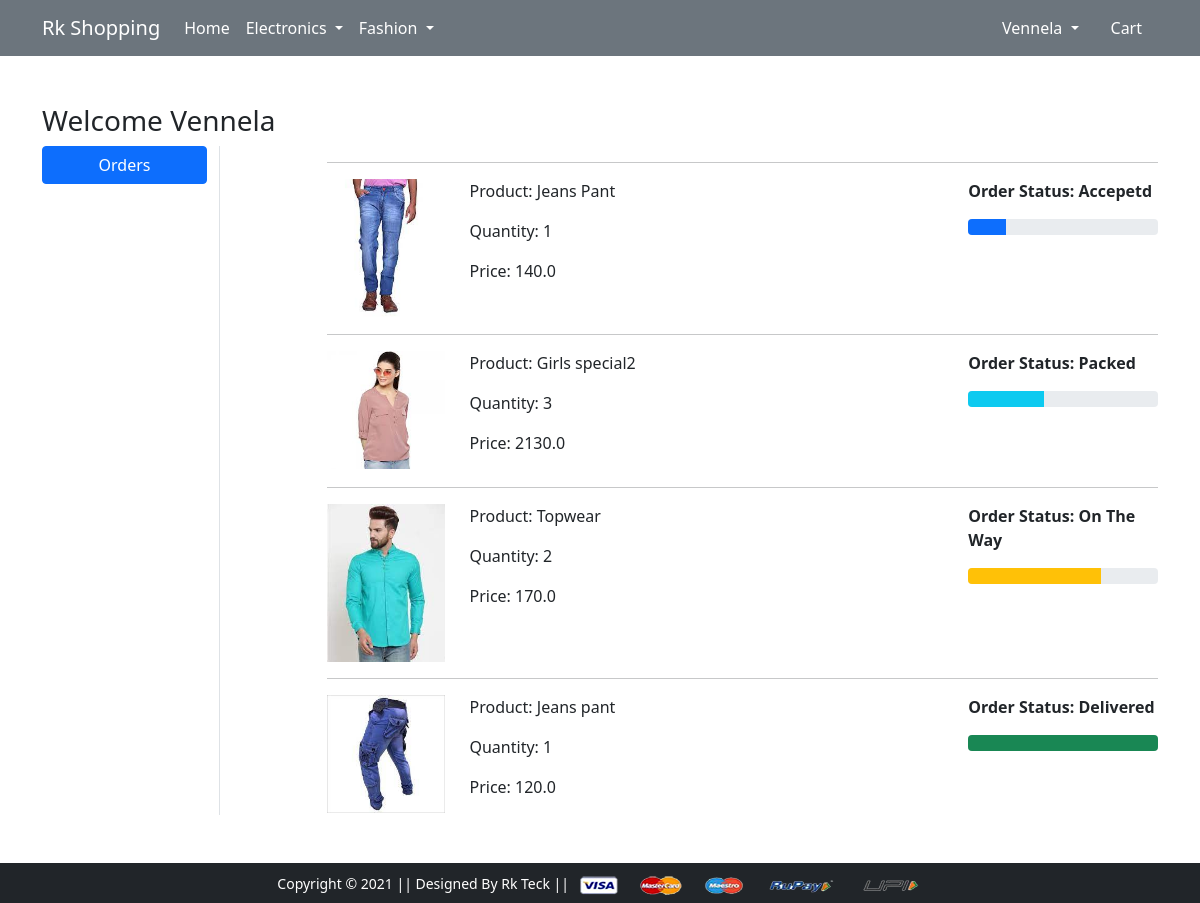
Screenshot of /orders/ (signed in) with the database file from the repository.
### app/models.py (models this page shows, shortened)
class OrderPlaced(models.Model):
    user = models.ForeignKey(User, on_delete=models.CASCADE)
    customer = models.ForeignKey(Customer, on_delete=models.CASCADE)
    product = models.ForeignKey(Product, on_delete=models.CASCADE)
    quantity = models.PositiveIntegerField(default=1)
    ordered_date  = models.DateField(auto_now_add=True)
    status = models.CharField(choices=STATUS_CHOICES,max_length=220,default='Pending')
    @property
    def total_cost(self):
        return self.quantity * self.product.discounted_price

class Product(models.Model):
    title = models.CharField(max_length=220)
    selling_price = models.FloatField()
    discounted_price = models.FloatField()
    description = models.TextField(max_length=220)
    brand = models.CharField(max_length=220)
    category = models.CharField(choices=CATEGORY_CHOICES,max_length=220)
    product_image = models.ImageField(upload_to='producting')

### app/views.py (the view)
# urls.py: path('orders/', views.orders, name='orders'),
@login_required
def orders(request):
    op = OrderPlaced.objects.filter(user=request.user)
    return render(request, 'app/orders.html',{'order_placed':op})

### app/templates/app/orders.html (shortened to what this page needs)
{% extends 'app/base.html' %}
{% load static %}
{% block main-content %}
<div class="container my-5">
 <div class="row">
 <h3>Welcome {{request.user|title}}</h3>
  <div class="col-sm-2 border-end">
   <ul class="list-unstyled">
    <li class="d-grid"><a href="{% url 'orders' %}" class="btn btn-primary">Orders</a></li>
   </ul>
  </div>
  <div class="col-sm-9 offset-sm-1">
  {% for op in order_placed %}
  <hr>
   <div class="row shadow-sm-mb-3">
    <div class="col-sm-2">
      <img src="{{op.product.product_image.url}}" alt="" srcset="" class="img-fluid" height="150" width="150">
      </div>
    <div class="col-sm-7">
      <p>Product: {{op.product.title}}</p>
      <p>Quantity: {{op.quantity}}</p>
      <p>Price: {{op.total_cost}}</p>
    </div>
    <div class="col-sm-3 fw-bold">
      <p>Order Status: {{op.status}}</p>
      {% if op.status == 'Accepetd' %}
        <div class="progress">
          <div class="progress-bar" role="progressbar"
                style="width: 20%" aria-valuemin="0" aria-valuemax="100"></div>
        </div>
        {% endif %}
        {% if op.status == 'Packed' %}
          <div class="progress">
            <div class="progress-bar bg-info" role="progressbar"
                  style="width: 40%" aria-valuemin="40" aria-valuemax="100"></div>
          </div>
          {% endif %}
          {% if op.status == 'On The Way' %}
            <div class="progress">
              <div class="progress-bar bg-warning" role="progressbar"
                    style="width: 70%" aria-valuemin="70" aria-valuemax="100"></div>
            </div>
            {% endif %}
            {% if op.status == 'Delivered' %}
              <div class="progress">
                <div class="progress-bar bg-success" role="progressbar"
                      style="width: 100%" aria-valuemin="100" aria-valuemax="100"></div>
              </div>
              {% endif %}
            </div>
        </div>
        {% endfor %}
      </div>
    </div>
  </div>
{% endblock main-content %}

### app/templates/app/base.html (shortened to what this page needs)
<!doctype html>
{% load static %}
<html lang="en">
  <head>
    <link href="https://cdn.jsdelivr.net/npm/bootstrap@5.0.0-beta1/dist/css/bootstrap.min.css" rel="stylesheet">
    <link rel="stylesheet" href="{% static 'app/css/owl.carousel.min.css' %}">
    <link rel="stylesheet" href="{% static 'app/css/all.min.css' %}">
    <link rel="stylesheet" href="{% static 'app/css/style.css' %}">
  </head>
  <body>
    <nav class="navbar navbar-expand-lg navbar-dark bg-secondary">
     <div class="container">
       <a class="navbar-brand" href="/">Rk Shopping</a>
       <div class="collapse navbar-collapse" id="navbarSupportedContent">
         <ul class="navbar-nav me-auto mb-2 mb-lg-0">
           <li class="nav-item">
             <a class="nav-link active" aria-current="page" href="/">Home</a>
           </li>
           <li class="nav-item dropdown">
             <a class="nav-link dropdown-toggle text-white" href="#" id="electronicsDropdown" role="button" data-bs-toggle="dropdown" aria-expanded="false">
               Electronics
             </a>
           </li>
           <li class="nav-item dropdown">
             <a class="nav-link dropdown-toggle text-white" href="#" id="fashionDropdown" role="button" data-bs-toggle="dropdown" aria-expanded="false">
               Fashion
             </a>
           </li>
         </ul>
         <div>
          <ul class="navbar-nav me-auto mb-2 mb-lg-0">
          {% if request.user.is_authenticated %}
           <li class="nav-item dropdown mx-2">
              <a class="nav-link dropdown-toggle text-white" href="#" id="profileDropdown" role="button" data-bs-toggle="dropdown" aria-expanded="false">
                {{request.user.username|title}}
              </a>
            </li>
            <li class="nav-item mx-2">
             <a href="{% url 'showcart' %}" class="nav-link text-white"> Cart </a>
            </li>
            {% endif %}
          </ul>
         </div>
       </div>
     </div>
    </nav>
    {% block main-content %} {% endblock main-content %}
    <footer class="container-fluid bg-dark text-center p-2 mt-5">
        <small class="text-white">Copyright &copy; 2021 || Designed By Rk Teck || </small>
        <img src="{% static 'app/images/payment.png' %}" alt="" srcset="" class="img-fluid" height="2px">
    </footer>
  </body>
</html>

### rows the page displays
OrderPlaced: product.product_image (picture), product "Jeans Pant", quantity "1", total_cost "140.0", status "Accepetd"
OrderPlaced: product.product_image (picture), product "Girls special2", quantity "3", total_cost "2130.0", status "Packed"
OrderPlaced: product.product_image (picture), product "Topwear", quantity "2", total_cost "170.0", status "On The Way"
OrderPlaced: product.product_image (picture), product "Jeans pant", quantity "1", total_cost "120.0", status "Delivered"

### other values shown
{{ request.user.username|title }} "Vennela"
{{ request.user|title }} "Vennela"
